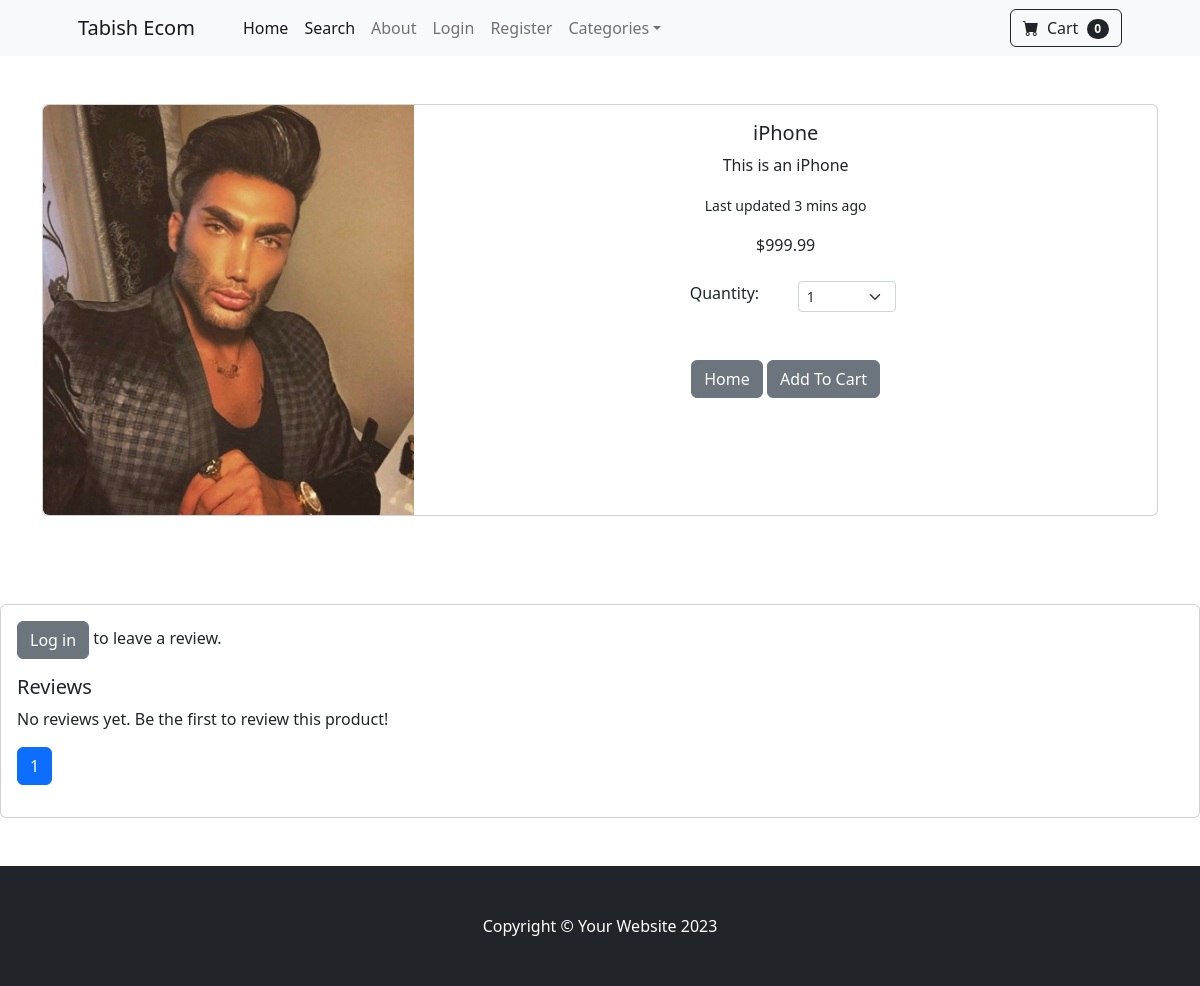
Page /product/1 on the committed database.
### store/models.py (models this page shows, shortened)
class Product(models.Model):
    name = models.CharField(max_length=100)
    price = models.DecimalField(default=0, decimal_places=2, max_digits=6)
    category = models.ForeignKey(Category, on_delete=models.CASCADE, default=1)
    description = models.CharField(max_length=250, default="", blank=True, null=True)
    image = models.ImageField(upload_to="uploads/product/")
    is_sale = models.BooleanField(default=False)
    sale_price = models.DecimalField(default=0, decimal_places=2, max_digits=6)

### store/views.py (the view)
# urls.py: path("product/<int:pk>", views.product, name="product"),
def product(request, pk):
    product = Product.objects.get(id=pk)
    reviews_list = product.reviews.all()
    paginator = Paginator(reviews_list, 5)  # 5 reviews per page
    page_number = request.GET.get("page")
    reviews = paginator.get_page(page_number)
    return render(request, "product.html", {"product": product, "reviews": reviews})

### cart/cart.py (called while the page is built)
    def __len__(self):
        return len(self.cart)

### cart/context_processors.py (called while the page is built)
def cart(request):
    return {"cart": Cart(request)}

### store/templates/product.html (shortened to what this page needs)
{% extends 'base.html' %} {% block content %}
<div class="container">
  </br><br />
  <div class="card mb-3">
    <div class="row g-0">
      <div class="col-md-4">
        <img src="{{ product.image.url }}" class="img-fluid rounded-start" alt="...">
      </div>
      <div class="col-md-8">
        <div class="card-body">
          <center>
            <h5 class="card-title">{{ product.name }}</h5>
            <p class="card-text">{{ product.description }}</p>
            <p class="card-text"><small class="text-body-secondary">Last updated 3 mins ago</small></p>
            {% if product.is_sale %}
            <div class="d-flex justify-content-center small text-warning mb-2">
              <div class="bi-star-fill"></div>
              &nbsp;&nbsp;Sale!&nbsp;&nbsp;
              <div class="bi-star-fill"></div>
            </div>
            <strike> ${{ product.price }} </strike>
            &nbsp ${{ product.sale_price }}
            {% else %}
            ${{ product.price }}
            {% endif %}
            <br /></br>
            <div class="row justify-content-center">
              <div class="col-md-2">
                Quantity:
              </div>
              <div class="col-md-2">
                <select class="form-select form-select-sm" id="qty-cart">
                  <option value="1">1</option>
                </select>
              </div>
            </div>
            <br /></br>
            <a href="{% url 'home' %}" class="btn btn-secondary">Home</a>
            <button type="button" value="{{ product.id }}" class="btn btn-secondary" id="add-cart">Add To Cart</button>
          </center>
        </div>
      </div>
    </div>
  </div>
</div>
</br><br />
<div class="card mt-4">
  <div class="card-body">
    {% if user.is_authenticated %}
    <h5 class="card-title">Add Your Review</h5>
    <form method="POST" action="{% url 'add_review' product.id %}">
      {% csrf_token %}
      <div class="mb-3">
        <label for="rating" class="form-label">Rating</label>
        <select class="form-select" name="rating" id="rating" required>
          <option value="5">5 - Excellent</option>
          <option value="4">4 - Very Good</option>
          <option value="3">3 - Average</option>
          <option value="2">2 - Poor</option>
          <option value="1">1 - Very Poor</option>
        </select>
      </div>
      <div class="mb-3">
        <label for="text" class="form-label">Review</label>
        <textarea class="form-control" name="text" id="text" rows="3" required></textarea>
      </div>
      <button type="submit" class="btn btn-primary">Submit Review</button>
    </form>
    <br>
    <h5 class="card-title">Reviews</h5>
    {% else %}
    <p><a href="{% url 'login' %}" class="btn btn-secondary" role="button">Log in</a> to leave a review.</p>
    <h5 class="card-title">Reviews</h5>
    {% endif %}
    {% for review in reviews %}
    <div class="mb-3">
      <strong>{{ review.user.username }}</strong> rated <strong>{{ review.rating }}</strong>/5
      <p>{{ review.text }}</p>
      <small class="text-muted">{{ review.created_at }}</small>
    </div>
    <hr>
    {% empty %}
    <p>No reviews yet. Be the first to review this product!</p>
    {% endfor %}
    <nav aria-label="Page navigation">
      <ul class="pagination">
        {% for num in reviews.paginator.page_range %}
        <li class="page-item {% if reviews.number == num %}active{% endif %}">
          <a class="page-link" href="?page={{ num }}">{{ num }}</a>
        </li>
        {% endfor %}
      </ul>
    </nav>
  </div>
</div>
<br /><br />
{% endblock %}

### rows in the picture
Product: image (picture), name "iPhone", description "This is an iPhone", price "999.99"

### other values in the picture
{{ cart|length }} "0"
{{ num }} "1"
